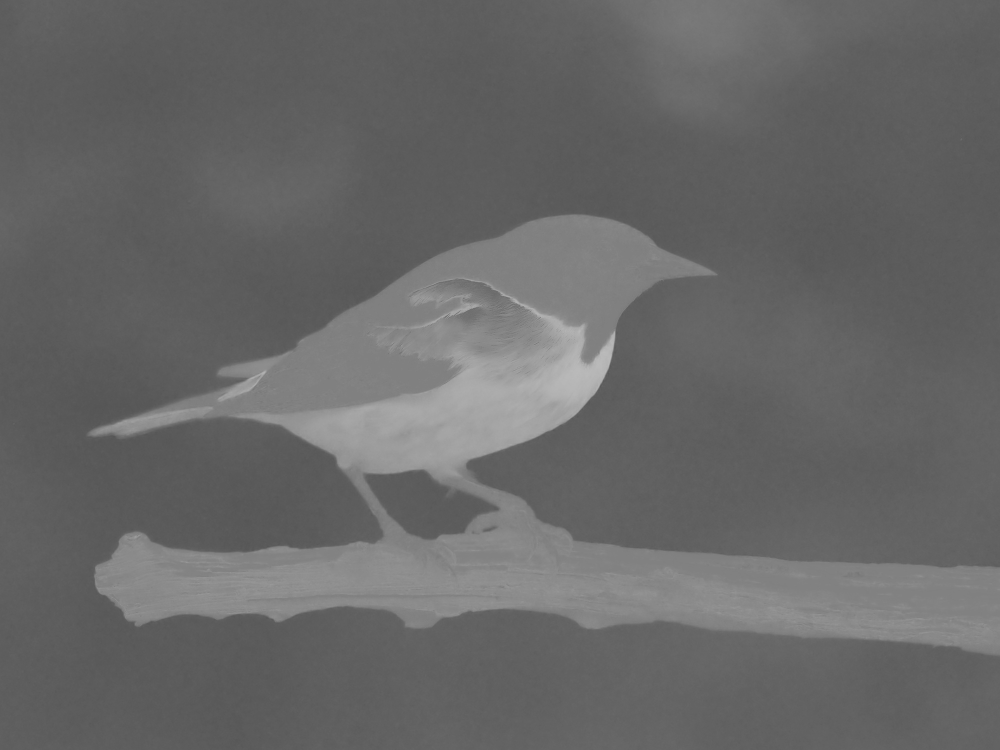
#> input picture BaiKiemTraCuoiKy/my_image_A.jpg, 2000 x 1500 px, given in place of my_image.jpg, which was not available (shown at 1/2 size)
$ jupyter execute BaiKiemTraCuoiKy.ipynb   (older library calls are emulated)   (text cells are left out)
#> lines starting #> are read from the running program, lines starting #| are printed output that depends on the picture; pictures that were not available may be replaced by others from this repository, and a replacement may not be noted
[cell 1]
import cv2
import numpy as np
import matplotlib.pyplot as plt

def show_image(img, title='', cmap=None):
    plt.figure(figsize=(4,4))
    if cmap:
        plt.imshow(img, cmap=cmap)
    else:
        plt.imshow(cv2.cvtColor(img, cv2.COLOR_BGR2RGB))
    plt.title(title)
    plt.axis('off')
    plt.show()

# Đọc ảnh gốc
img = cv2.imread('my_image.jpg')
#> img is the input picture: shape (1500, 2000, 3); min 84, max 188, mean 103.1
show_image(img, 'Ảnh gốc')

# 1. Median filter làm mịn ảnh
median = cv2.medianBlur(img, 5)
cv2.imwrite('my_image_median.jpg', median)
show_image(median, 'Median Filter')

# 2. Sobel filter xác định biên
gray = cv2.cvtColor(img, cv2.COLOR_BGR2GRAY)
sobelx = cv2.Sobel(gray, cv2.CV_64F, 1, 0, ksize=3)
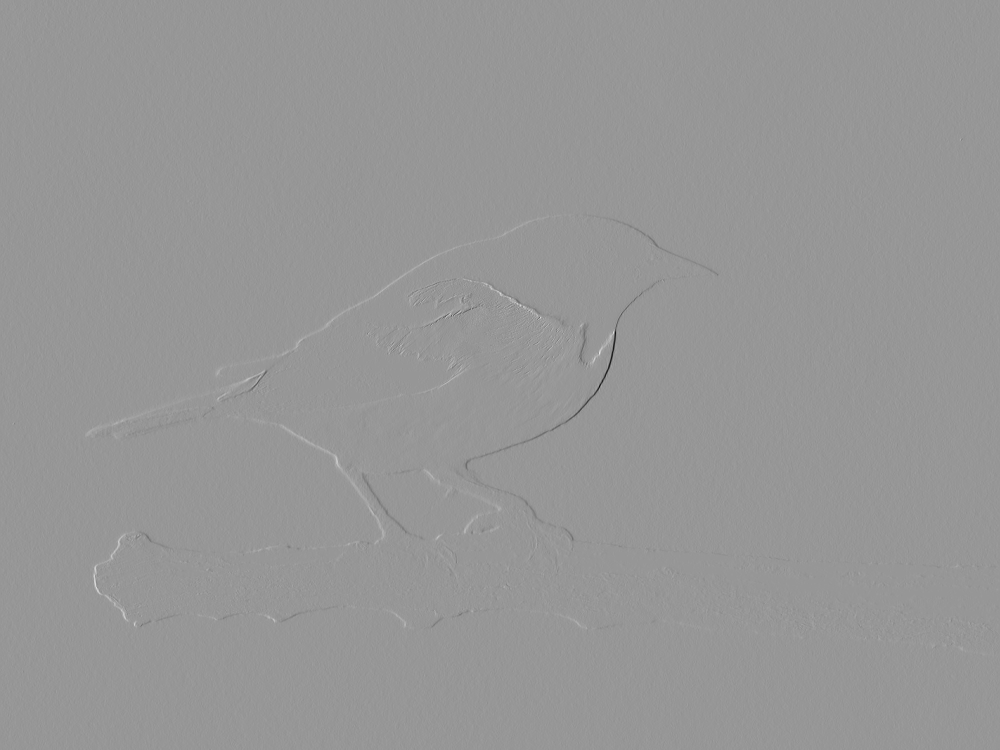
#> sobelx: shape (1500, 2000) float64 (shown at 1/2 size); min -271, max 187, mean 0; drawn with min black and max white
sobely = cv2.Sobel(gray, cv2.CV_64F, 0, 1, ksize=3)
sobel = cv2.magnitude(sobelx, sobely)
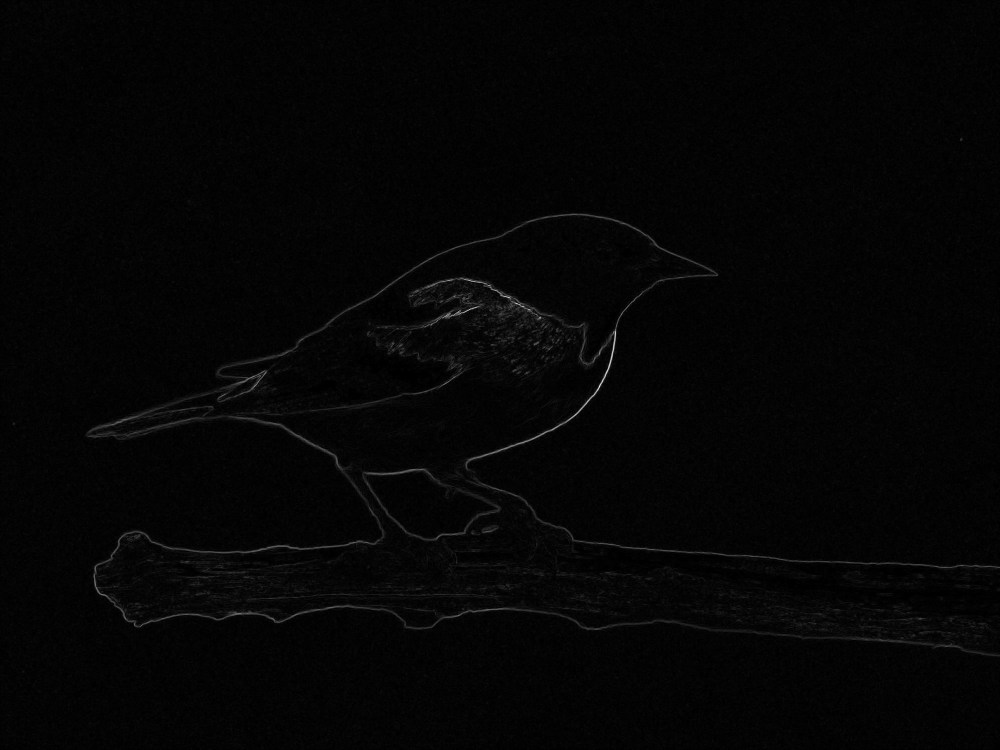
#> sobel: shape (1500, 2000) float64 (shown at 1/2 size); min 0, max 287.2, mean 5.9; drawn with min black and max white
sobel = np.uint8(np.clip(sobel, 0, 255))
cv2.imwrite('my_image_sobel.jpg', sobel)
show_image(sobel, 'Sobel Edge', cmap='gray')

# 3. Hoán đổi thứ tự các kênh màu (ví dụ: BGR -> GRB)
swapped = img[:, :, [1, 2, 0]]  # BGR -> GRB
cv2.imwrite('my_image_swapped.jpg', swapped)
show_image(swapped, 'Swapped Channels')

# 4. Chuyển sang LAB và tách 3 kênh
lab = cv2.cvtColor(img, cv2.COLOR_BGR2LAB)
#> lab: shape (1500, 2000, 3); mean of channels 0, 1, 2 111.3, 128, 128
L, A, B = cv2.split(lab)
#> A: shape (1500, 2000); every value is 128
cv2.imwrite('my_image_L.jpg', L)
cv2.imwrite('my_image_A.jpg', A)
cv2.imwrite('my_image_B.jpg', B)
show_image(L, 'Kênh L', cmap='gray')
show_image(A, 'Kênh A', cmap='gray')
show_image(B, 'Kênh B', cmap='gray')

[cell 2]
import cv2
import numpy as np
import random
import os
import matplotlib.pyplot as plt

# ---- Danh sách 3 ảnh ----
images = [
    "fruit.jpg",      # Thay bằng tên ảnh của bạn
    "world_cup.jpg",
    "my_image.jpg"
]

# Đọc ảnh
loaded_images = []
for path in images:
    img = cv2.imread(path)
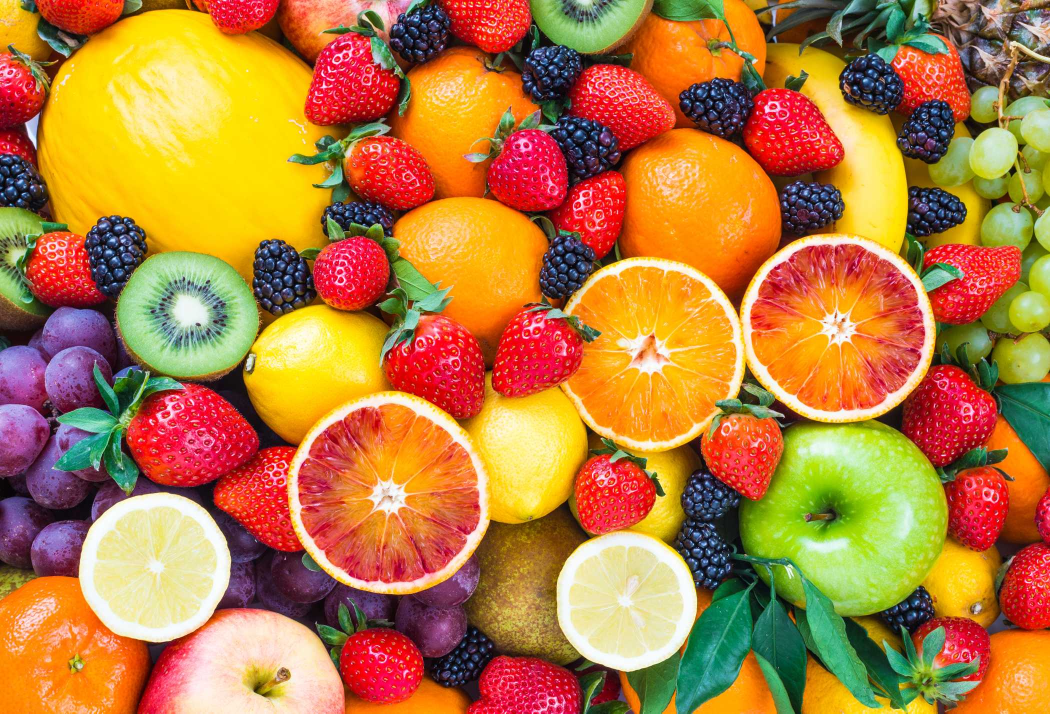
#> input picture BaiKiemTraCuoiKy/fruit.jpg, 2100 x 1427 px (shown at 1/2 size)
#> img is the input picture: shape (1427, 2100, 3); mean B, G, R 62.8, 124.4, 182.3
    if img is None:
        print(f"Không tìm thấy ảnh: {path}")
        exit()
    loaded_images.append(img)

# ---- Các hàm xử lý ----
def gaussian_blur(img):
    ksize = random.choice(range(3, 12, 2))
    return cv2.GaussianBlur(img, (ksize, ksize), 0)

def median_blur(img):
    ksize = random.choice(range(3, 12, 2))
    return cv2.medianBlur(img, ksize)

def bilateral_filter(img):
    d = random.randint(5, 15)
    sigmaColor = random.randint(50, 150)
    sigmaSpace = random.randint(50, 150)
    return cv2.bilateralFilter(img, d, sigmaColor, sigmaSpace)

def canny_edge(img):
    threshold1 = random.randint(50, 100)
    threshold2 = random.randint(100, 150)
    gray = cv2.cvtColor(img, cv2.COLOR_BGR2GRAY)
    return cv2.Canny(gray, threshold1, threshold2)

def erosion(img):
    ksize = random.randint(2, 5)
    kernel = np.ones((ksize, ksize), np.uint8)
    return cv2.erode(img, kernel, iterations=1)

def dilation(img):
    ksize = random.randint(2, 5)
    kernel = np.ones((ksize, ksize), np.uint8)
    return cv2.dilate(img, kernel, iterations=1)

# Map phím chức năng với hàm xử lý
methods = {
    'B': ('gaussian', gaussian_blur),
    'M': ('median', median_blur),
    'F': ('bilateral', bilateral_filter),
    'E': ('canny', canny_edge),
    'R': ('erosion', erosion),
    'D': ('dilation', dilation)
}

# ---- Menu chọn ----
print("Menu:")
print("B: Gaussian Blur")
print("M: Median Blur")
print("F: Bilateral Filter")
print("E: Canny Edge")
print("R: Erosion")
print("D: Dilation")

# Lặp đến khi nhập đúng
while True:
    key = input("Nhập phím tương ứng phương pháp: ").upper()
    if key in methods:
        break
    else:
        print("Phím không hợp lệ! Vui lòng nhập lại.")

# Lấy hàm xử lý được chọn
method_name, func = methods[key]

# Xử lý từng ảnh
for path, img in zip(images, loaded_images):
    result = func(img)
    basename = os.path.splitext(os.path.basename(path))[0]
    out_name = f"result_{method_name}_{basename}.jpg"
    cv2.imwrite(out_name, result)
    print(f"Đã lưu: {out_name}")

    # Hiển thị ảnh gốc và kết quả
    plt.figure(figsize=(10,4))
    plt.subplot(1,2,1)
    plt.imshow(cv2.cvtColor(img, cv2.COLOR_BGR2RGB))
    plt.title('Original')
    plt.axis('off')

    plt.subplot(1,2,2)
    if method_name == 'canny':
        plt.imshow(result, cmap='gray')
    else:
        plt.imshow(cv2.cvtColor(result, cv2.COLOR_BGR2RGB))
    plt.title(f'Result: {method_name}')
    plt.axis('off')

    plt.show()
